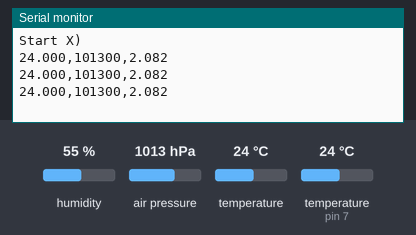
A sketch run on a simulated Arduino Leonardo, built with avr-gcc and run on an emulated ATmega32U4. Parts: the last lines printed to the serial monitor. The inputs (shaded band) are chosen by the test bench; at power-on: humidity 55 %, air pressure 1013 hPa, temperature 24 °C, temperature (sensor on pin 7) 24 °C.

Above: at 1.2 s.
1.3 s: humidity set to 22 %
At 2.4 s:
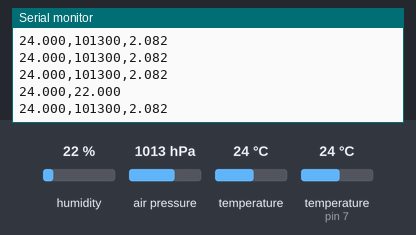
5.5 s: air pressure set to 952 hPa
At 6.5 s:
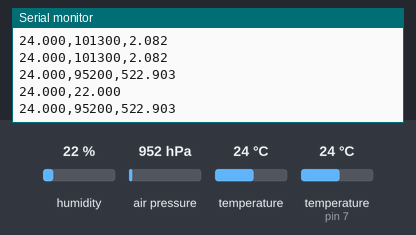
7.0 s: temperature (sensor 0) set to 12 °C
At 7.5 s:
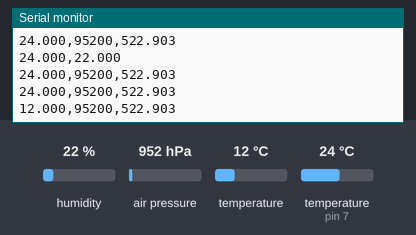
8.5 s: temperature (sensor on pin 7) set to 12 °C
At 9.0 s:
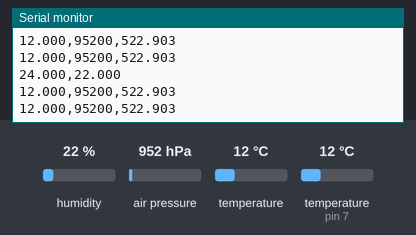
10.0 s: humidity set to 40 %
At 10.5 s:
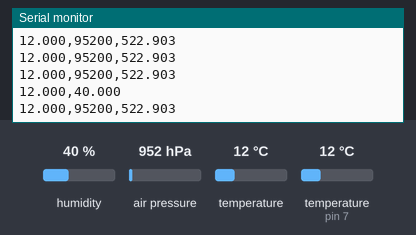
11.5 s: air pressure set to 975 hPa
At 12.5 s:
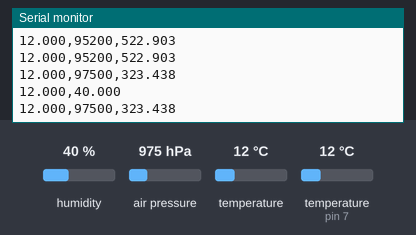
Timing chart, 0 to 14.0 s (numbered marks = the images above; inputs shaded):
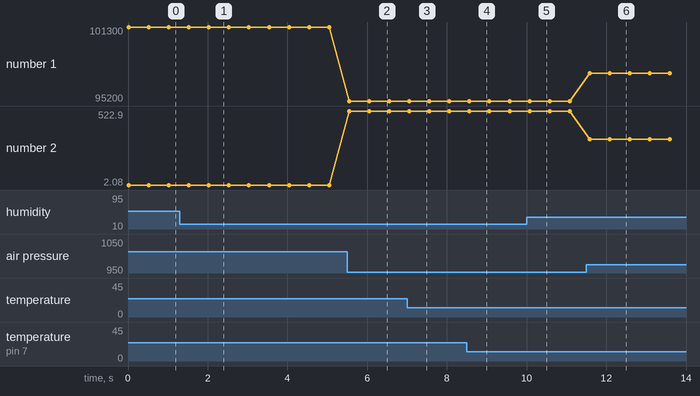

The sketch:

CAN_SBX_Test_1.ino
```cpp
#include <Arduino_FreeRTOS.h>
#include <Adafruit_BMP085.h>
#include <semphr.h>
#include "DHT.h"

#define BUFFER_SIZE 100
#define DHTPIN 7  // Digital pin connected to the DHT sensor
// Feather HUZZAH ESP8266 note: use pins 3, 4, 5, 12, 13 or 14 --
#define DHTTYPE DHT22  // DHT 11
DHT dht(DHTPIN, DHTTYPE);
Adafruit_BMP085 bmp;
SemaphoreHandle_t sem;
// define two tasks for Blink & AnalogRead
void TaskGetBMPData(void *pvParameters);
void TaskGetDHTData(void *pvParameters);

char bmp_buffer[BUFFER_SIZE];
char dht_buffer[BUFFER_SIZE];

void setup() {
  // put your setup code here, to run once:
  Serial.begin(9600);

  while (!Serial) {
    ;  // wait for serial port to connect. Needed for native USB, on LEONARDO, MICRO, YUN, and other 32u4 based boards.
  }
  if (!bmp.begin()) {
    Serial.println("Could not find a valid BMP085 sensor, check wiring!");
  }
  dht.begin();
  xTaskCreate(
    TaskGetBMPData, "Blink"  // A name just for humans
    ,
    255  // This stack size can be checked & adjusted by reading the Stack Highwater
    ,
    NULL, 2  // Priority, with 3 (configMAX_PRIORITIES - 1) being the highest, and 0 being the lowest.
    ,
    NULL);

  xTaskCreate(
    TaskGetDHTData, "AnalogRead", 255  // Stack size
    ,
    NULL, 3  // Priority
    ,
    NULL);
  Serial.println("Start X)");
  if (sem == NULL) {
    sem = xSemaphoreCreateMutex();
    if ((sem) != NULL) xSemaphoreGive((sem));
  }
}

void loop() {
  // put your main code here, to run repeatedly:
}

void TaskGetDHTData(void *pvParameters)  // This is a task.
{
  (void)pvParameters;
  float temp, hum;
  char t[10], h[10];
  for (;;) {
    vTaskDelay(2000 / portTICK_PERIOD_MS);
    // read temp
    temp = dht.readTemperature();
    hum = dht.readHumidity();
    if (isnan(temp) || isnan(hum)) {
      if (xSemaphoreTake(sem, (TickType_t)5) == pdTRUE) {
        Serial.println(F("Failed to read from DHT sensor!"));
        xSemaphoreGive(sem);
      }
      continue;
    }
    dtostrf(temp, 5, 3, t);
    dtostrf(hum, 5, 3, h);
    snprintf(dht_buffer, BUFFER_SIZE, "%s,%s", t, h);
    // retries every 5 * 15 ms
    if (xSemaphoreTake(sem, (TickType_t)5) == pdTRUE) {
      Serial.println(dht_buffer);
      xSemaphoreGive(sem);
    }
    memset(t, 0, sizeof(t));
    memset(h, 0, sizeof(h));
    memset(dht_buffer, 0, BUFFER_SIZE);
    // delay 500 ms
  }
}
void TaskGetBMPData(void *pvParameters) {
  (void)pvParameters;
  float temp, alt;
  long pres;
  char t[10], a[10];
  for (;;) {
    // read temp
    temp = bmp.readTemperature();
    alt = bmp.readAltitude();
    pres = bmp.readPressure();
    dtostrf(temp, 5, 3, t);
    dtostrf(alt, 5, 3, a);
    snprintf(bmp_buffer, BUFFER_SIZE, "%s,%ld,%s", t, pres, a);
    // retries every 5 * 15 ms
    if (xSemaphoreTake(sem, (TickType_t)5) == pdTRUE) {
      Serial.println(bmp_buffer);
      xSemaphoreGive(sem);
    }
    // memset(t, 0, sizeof(t));
    // memset(a, 0, sizeof(a));
    // memset(bmp_buffer, 0, BUFFER_SIZE);
    // delay 500 ms
    vTaskDelay(500 / portTICK_PERIOD_MS);
  }
}
```

Measured:
- after the input at 1.3 s, the serial monitor: prints a new line after 0.72 s (image 1)
- after the input at 5.5 s, the serial monitor: prints a new line after 0.05 s (image 2)
- after the input at 7.0 s, the serial monitor: prints a new line after 0.06 s (image 3)
- after the input at 10.0 s, the serial monitor: prints a new line at once (image 5)
- after the input at 11.5 s, the serial monitor: prints a new line after 0.08 s (image 6)
- plotted number 1: 101300 → 95200 after the input at 5.5 s, 95200 → 97500 after the input at 11.5 s
- plotted number 2: 2.08 → 522.9 after the input at 5.5 s, 522.9 → 323.44 after the input at 11.5 s
